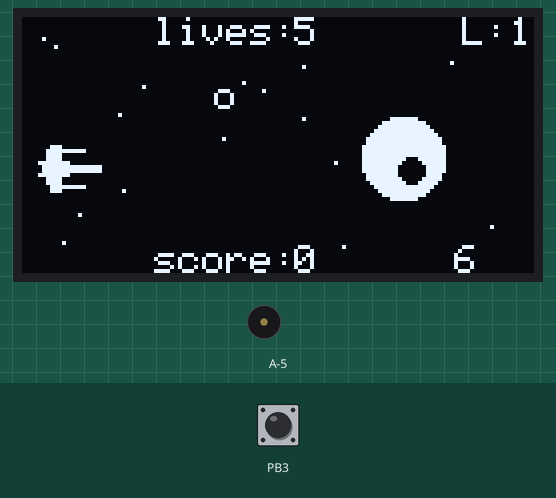
This sketch was run on a simulated ATtiny85, built with avr-gcc and run on an emulated ATtiny85. On the bench: 128×64 one-colour display, buzzer (waves = sounding). The inputs (shaded band) are chosen by the test bench; at power-on: PB3 HIGH. Random numbers use the default seed unless the sketch sets one.

Above: at 6.4 s.
6.5 s: PB3 pulled LOW for 0.15 s
At 6.99 s:
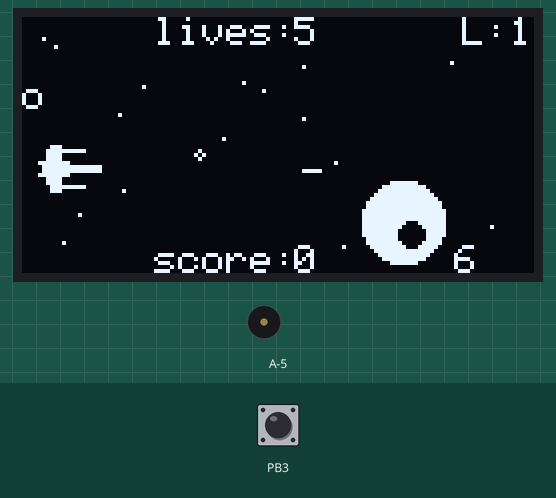
7.2 s: PB3 pulled LOW for 3.2 s
At 9.49 s:
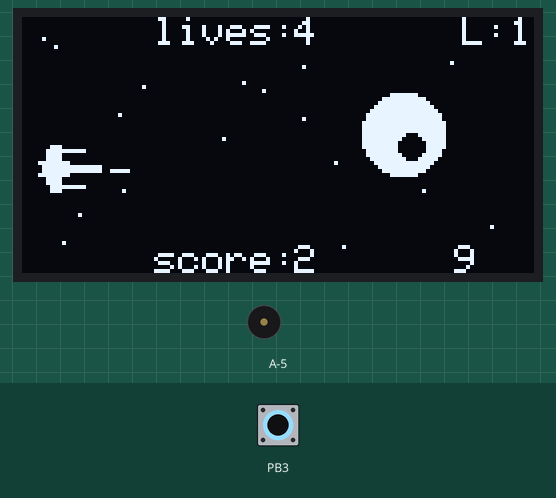
11.0 s: PB3 pulled LOW for 1 s
At 12.09 s:
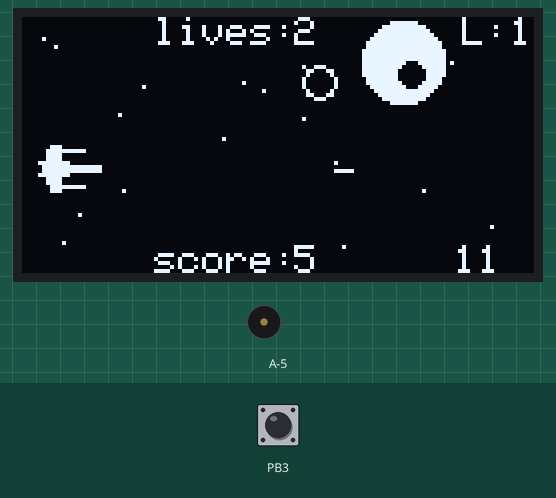
12.6 s: PB3 pulled LOW for 0.15 s
At 13.64 s:
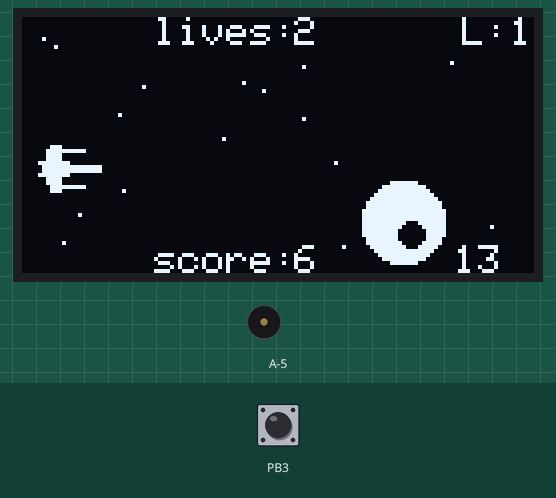
16.3 s: PB3 pulled LOW for 3.2 s
At 17.9 s:
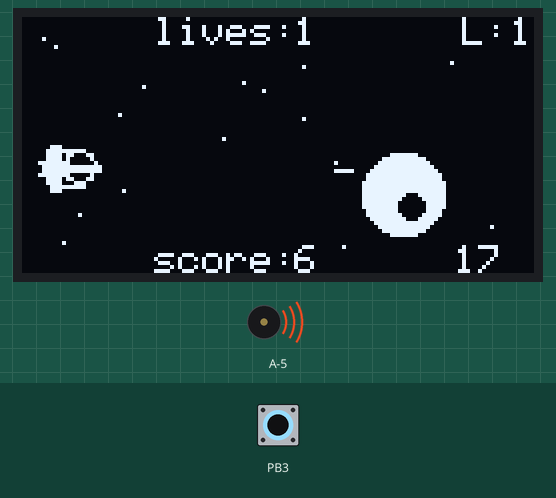
Timing chart, 0 to 21.1 s (numbered marks = the images above; inputs shaded):
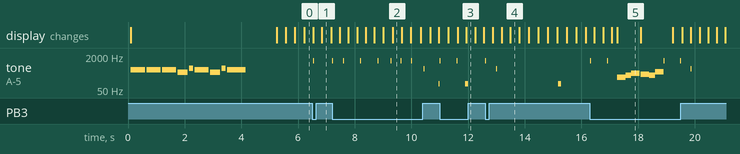

Measured:
- after the input at 6.5 s, tone on A-5: silent → 1200 Hz at once, → silent 0.02 s later
- what the display in image 5 shows lasts 0.8 s, from 17.3 s to 18.1 s

The sketch:

bkte_starwars.ino
```cpp
/*********************************************************************
MADE BY BKTE
FOR THE LIBRARIES ; bkte.xyz


THANKS TO
Volos Projects for main idea and base code
*********************************************************************/

#include <SPI.h>
#include <Wire.h>
#include <Adafruit_GFX.h>
#include <Adafruit_SH1106.h>
#include <Fonts/FreeSans9pt7b.h>

#define OLED_RESET 4
Adafruit_SH1106 display(OLED_RESET);


const int c = 261;
const int d = 294;
const int e = 329;
const int f = 349;
const int g = 391;
const int gS = 415;
const int a = 440;
const int aS = 455;
const int b = 466;
const int cH = 523;
const int cSH = 554;
const int dH = 587;
const int dSH = 622;
const int eH = 659;
const int fH = 698;
const int fSH = 740;
const int gH = 784;
const int gSH = 830;
const int aH = 880;

const unsigned char PROGMEM dioda16 [] = {

0x00, 0x00, 0x00, 0x00, 0x1C, 0x00, 0x3F, 0xF0, 0x3C, 0x00, 0x3C, 0x00, 0xFF, 0x00, 0x7F, 0xFF,
0x7F, 0xFF, 0xFF, 0x00, 0x3C, 0x00, 0x3C, 0x00, 0x1F, 0xF0, 0x1C, 0x00, 0x00, 0x00, 0x00, 0x00

};

const unsigned char PROGMEM storm [] = {
0x00, 0x00, 0x00, 0x00, 0x00, 0x00, 0x00, 0x00, 0x00, 0x00, 0x00, 0x00, 0x00, 0x00, 0x00, 0x00,
0x00, 0x00, 0x00, 0x00, 0x7F, 0xFE, 0x00, 0x00, 0x00, 0x07, 0x80, 0x01, 0xE0, 0x00, 0x00, 0x0C,
0x00, 0x00, 0x20, 0x00, 0x00, 0x18, 0x00, 0x00, 0x18, 0x00, 0x00, 0x30, 0x00, 0x00, 0x04, 0x00,
0x00, 0x20, 0x00, 0x00, 0x04, 0x00, 0x00, 0x20, 0x00, 0x00, 0x04, 0x00, 0x00, 0x60, 0x00, 0x00,
0x02, 0x00, 0x00, 0x40, 0x00, 0x00, 0x02, 0x00, 0x00, 0x40, 0x00, 0x00, 0x01, 0x00, 0x00, 0x40,
0x00, 0x00, 0x01, 0x00, 0x00, 0x40, 0x00, 0x00, 0x01, 0x00, 0x00, 0x7F, 0xE0, 0x00, 0x01, 0x00,
0x00, 0x7F, 0xFF, 0xFF, 0xFF, 0x00, 0x00, 0x7F, 0xFF, 0xFF, 0xFF, 0x00, 0x00, 0xD7, 0xFF, 0xFF,
0xE1, 0x00, 0x01, 0xBF, 0xFC, 0x1F, 0xFA, 0x80, 0x01, 0xBF, 0xF1, 0xCF, 0xFA, 0x80, 0x01, 0x3F,
0xC2, 0x37, 0xF7, 0x80, 0x01, 0xEF, 0x9C, 0x01, 0xE7, 0xC0, 0x01, 0xE0, 0x70, 0x06, 0x06, 0x80,
0x01, 0xE0, 0xC0, 0x03, 0x06, 0x80, 0x01, 0xFF, 0x80, 0x01, 0xFF, 0x80, 0x01, 0xF8, 0x00, 0x00,
0x1D, 0xC0, 0x03, 0x70, 0x00, 0x80, 0x0C, 0x60, 0x05, 0xB0, 0x07, 0xF0, 0x08, 0x90, 0x09, 0x10,
0x1F, 0xF8, 0x09, 0xD0, 0x0B, 0x90, 0x1F, 0x7C, 0x03, 0xF0, 0x0F, 0xC0, 0xFC, 0x0F, 0x07, 0x90,
0x0D, 0x43, 0xC0, 0x03, 0x07, 0x90, 0x05, 0x64, 0x00, 0x00, 0xCF, 0x10, 0x07, 0xFC, 0x00, 0x00,
0x26, 0x10, 0x01, 0x80, 0x00, 0x00, 0x10, 0x20, 0x01, 0x00, 0x00, 0x00, 0x0E, 0x40, 0x01, 0x80,
0x07, 0xF0, 0x01, 0x80, 0x00, 0x80, 0x07, 0xC8, 0x00, 0x80, 0x00, 0x80, 0x0B, 0xE8, 0x00, 0x80,
0x00, 0x87, 0x97, 0xE9, 0xE0, 0x80, 0x00, 0x87, 0xDF, 0xEF, 0xA0, 0x80, 0x00, 0x4B, 0xFF, 0xFF,
0xA0, 0x80, 0x00, 0x6B, 0xDF, 0xFB, 0xA3, 0x00, 0x00, 0x24, 0x97, 0xE8, 0x24, 0x00, 0x00, 0x1E,
0x1F, 0xC0, 0x2C, 0x00, 0x00, 0x07, 0xF8, 0x1F, 0xF0, 0x00, 0x00, 0x00, 0x0F, 0xF8, 0x00, 0x00
};


void setup()   {


 pinMode(3,INPUT_PULLUP);
 pinMode(12,INPUT_PULLUP);
 pinMode(11,INPUT_PULLUP);
  display.begin(SH1106_SWITCHCAPVCC, 0x3C);
  display.display();
  display.clearDisplay();
display.setTextSize(0);
   display.drawBitmap(6, 11,storm, 48,48, 1);
    display.setFont(&FreeSans9pt7b);
  display.setTextColor(WHITE);
    display.setCursor(65,14);
  display.println("BKTE");
   display.setFont();
  display.setCursor(65,17);
  display.setTextSize(0);
  display.println("vs");
  display.setCursor(0,0);
  float voltage=readVcc()/1000;
  display.println(voltage);;
  display.setFont(&FreeSans9pt7b);
  display.setCursor(65,39);
  display.println("Death");
  display.setFont();
  display.setCursor(65,42);
  display.println("star ");
  display.setTextSize(0);

  display.setCursor(65,55);

  display.println("by Bkte");

    display.setCursor(65,20);

   display.display();


display.setFont();
 beep(a, 500);
  beep(a, 500);
  beep(a, 500);
  beep(f, 350);
  beep(cH, 150);
  beep(a, 500);
  beep(f, 350);
  beep(cH, 150);
  beep(a, 650);

  delay(500);


  delay(500);
}
int BulletX=0;
int BulletY=0;
int exists=0;
int enemyPosition=8;
int direction=0;
int gameOver=0;
int enemyBulletX=95;
int enemyBulletY=0;
int enemyBulletX2=95;
int enemyBulletY2=0;
int enemyBulletX3=95;
int enemyBulletY3=0;
int points=0;

int speed=3; //speed of bullet
int ball=1;
int smallest=600;
int largest=1200;
int diameter=10;

int enemyBulletX4=95;
int enemyBulletY4=0;
int lives=5;
int start=0;
int fired=0;
int level=1;
int center=95;
unsigned long startetno=0;
unsigned long selected=0;
unsigned long current=0;
unsigned long levelclear=0;
int position=30;
void loop() {

  if(gameOver==0){
  display.clearDisplay();

display.drawPixel(50,30,1);
display.drawPixel(30,17,1);
display.drawPixel(60,18,1);
display.drawPixel(55,16,1);
display.drawPixel(25,43,1);
 display.drawPixel(100,43,1);
display.drawPixel(117,52,1);
display.drawPixel(14,49,1);
display.drawPixel(24,24,1);
display.drawPixel(78,36,1);
display.drawPixel(80,57,1);
display.drawPixel(107,11,1);
display.drawPixel(150,11,1);
display.drawPixel(5,5,1);
display.drawPixel(8,7,1);
display.drawPixel(70,12,1);
display.drawPixel(10,56,1);
display.drawPixel(70,25,1);


  if(start==0){
  startetno=millis();
  selected= random(400,1200);
  start=1;
  }
 current=millis();


if((current-levelclear)>50000)
{
  levelclear=current;
  level=level+1;

 speed=speed+1;
 if ( level % 2 == 0 )
    {
       ball=ball+1;
       diameter=diameter-1;
    }
smallest=smallest-50;
largest=largest-50;

  }


 if((selected+startetno)<current)
  {
    start=0;
   fired=fired+1;
   if(fired==1)
   {enemyBulletX=95;
    enemyBulletY=enemyPosition;}
     if(fired==2){
      enemyBulletX2=95;
      enemyBulletY2=enemyPosition;}
      if(fired==3)
      {
        enemyBulletX3=95;
          enemyBulletY3=enemyPosition;
      }


     if(fired==4){
      enemyBulletX4=95;
      enemyBulletY4=enemyPosition;

     }


   }


    if(fired>0)
    {
    display.drawCircle(enemyBulletX,enemyBulletY,2,1);
    enemyBulletX=enemyBulletX-speed;}

    if(fired>1)
    {
    display.drawCircle(enemyBulletX2,enemyBulletY2,1,1);
    enemyBulletX2=enemyBulletX2-speed;}

     if(fired>2)
    {
    display.drawCircle(enemyBulletX3,enemyBulletY3,4,1);
    enemyBulletX3=enemyBulletX3-speed;}

     if(fired>3)
    {
    display.drawCircle(enemyBulletX4,enemyBulletY4,2,1);
    enemyBulletX4=enemyBulletX4-speed;}

 if(digitalRead(12)==0 && position>=2){
 position=position-2;}

  if(digitalRead(11)==0&& position<=46){
 position=position+2;}


   if(digitalRead(3)==0 && exists==0)
  {
    exists=1;
    BulletX=6;
    BulletY=position+8;
    tone(9,1200,20);


    }
   if(exists==1)

    {
    BulletX=BulletX+8 ;

    display.drawLine(BulletX,BulletY,BulletX+4,BulletY,1);
    }

   display.drawBitmap(4, position,dioda16, 16,16, 1);
   display.fillCircle(center,enemyPosition,diameter,1);
   display.fillCircle(center+2,enemyPosition+3,diameter/3,0);

 display.setTextSize(1);
  display.setTextColor(WHITE);
  display.setCursor(33,57);
  display.println("score:");
    display.setCursor(68,57);
  display.println(points);

   display.setCursor(33,0);
  display.println("lives:");
    display.setCursor(68,0);
  display.println(lives);

   display.setCursor(110,0);
  display.println("L:");

  display.setCursor(122,0);
  display.println(level);

  display.setCursor(108,57);
  display.println(current/1000);
   display.display();

   if(BulletX>128)exists=0;


   if(direction==0){
   enemyPosition=enemyPosition+ball;}
   else
   {enemyPosition=enemyPosition-ball;}

   if(enemyPosition>=(64-diameter))
   direction=1;
   if(enemyPosition<=diameter)
   direction=0;

   if(BulletY>=enemyPosition-diameter && BulletY<=enemyPosition+diameter)
   if(BulletX>(center-diameter)&&BulletX<(center+diameter))
   {
   BulletX=-20;
   tone(9,500,20);
   points=points+1;
   exists=0;
   }

int positionicija=position+8;
     if(enemyBulletY>=positionicija-8 && enemyBulletY<=positionicija+8)
   if(enemyBulletX<12&&enemyBulletX>4)
   {
   enemyBulletX=95;
   enemyBulletY=-50;
   tone(9,100,100);
 lives=lives-1;
   }

        if(enemyBulletY2>=positionicija-8 && enemyBulletY2<=positionicija+8)
   if(enemyBulletX2<12&&enemyBulletX2>4)
   {
   enemyBulletX2=-50;
   enemyBulletY2=-50;
   tone(9,100,100);
 lives=lives-1;
   }

      if(enemyBulletY3>=positionicija-8 && enemyBulletY3<=positionicija+8)
   if(enemyBulletX3<12&&enemyBulletX3>4)
   {
   enemyBulletX3=-50;
   enemyBulletY3=-50;
   tone(9,100,100);
 lives=lives-1;
   }

      if(enemyBulletY4>=positionicija-8 && enemyBulletY4<=positionicija+8)
   if(enemyBulletX4<12&&enemyBulletX4>4)
   {
   enemyBulletX4=200;
   enemyBulletY4=-50;
   fired=0;
   tone(9,100,100);
 lives=lives-1;
   }

if(enemyBulletX4<1){
   fired=0;
   enemyBulletX4=200;}

   if(lives==0)
   gameOver=1;
  }

  if(gameOver==1)
  {
    if(lives==0){
     tone(9,200,300);
     delay(300);
      tone(9,250,200);
      delay(200);
       tone(9,300,300);
       delay(300);
       lives=5;
    }
   display.clearDisplay();
   display.setFont();
 display.setTextSize(2);
  display.setTextColor(WHITE);
    display.setCursor(7,10);
  display.println("GAME OVER!");
   display.setTextSize(1);
  display.setCursor(7,30);
   display.println("score:");
    display.setCursor(44,30);
    display.println(points);
    display.setCursor(7,40);
    display.println("level:");
     display.setCursor(44,40);
     display.println(level);
     display.setCursor(7,50);
     display.println("time(s):");
       display.setCursor(60,50);

       display.println(current/1000);
  display.display();

    if(digitalRead(3)==0)
    {
       tone(9,280,300);
     delay(300);
      tone(9,250,200);
      delay(200);
       tone(9,370,300);
       delay(300);
      restart();
    }
    }
}

void restart()
{
 BulletX=0;
 BulletY=0;
exists=0;
 enemyPosition=8;
 direction=0;
 gameOver=0;
 enemyBulletX=95;
 enemyBulletY=0;
 enemyBulletX2=95;
 enemyBulletY2=0;
enemyBulletX3=95;
enemyBulletY3=0;
points=0;

 speed=3;
ball=1;
 smallest=600;
 largest=1200;
 diameter=12;

 enemyBulletX4=95;
enemyBulletY4=0;
lives=5;
start=0;
 fired=0;
level=1;
 startetno=0;
 selected=0;
 current=0;
levelclear=0;


  }

long readVcc() {

  #if defined(__AVR_ATmega32U4__) || defined(__AVR_ATmega1280__) || defined(__AVR_ATmega2560__)
    ADMUX = _BV(REFS0) | _BV(MUX4) | _BV(MUX3) | _BV(MUX2) | _BV(MUX1);
  #elif defined (__AVR_ATtiny24__) || defined(__AVR_ATtiny44__) || defined(__AVR_ATtiny84__)
    ADMUX = _BV(MUX5) | _BV(MUX0);
  #elif defined (__AVR_ATtiny25__) || defined(__AVR_ATtiny45__) || defined(__AVR_ATtiny85__)
    ADMUX = _BV(MUX3) | _BV(MUX2);
  #else
    ADMUX = _BV(REFS0) | _BV(MUX3) | _BV(MUX2) | _BV(MUX1);
  #endif

  delay(2);
  ADCSRA |= _BV(ADSC);
  while (bit_is_set(ADCSRA,ADSC));

  uint8_t low  = ADCL;
  uint8_t high = ADCH;

  long result = (high<<8) | low;

  result = 1125300L / result;
  return result;
}


void beep(int note, int duration)
{

  tone(9, note, duration);


    delay(duration);


  noTone(9);

  delay(50);


}
```
